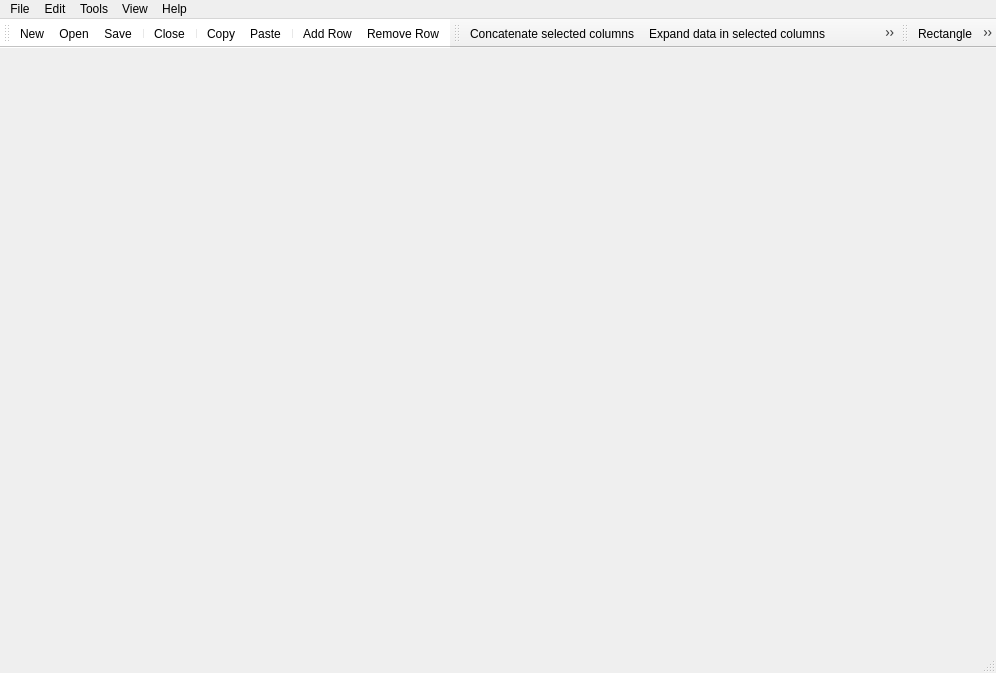
<ui version="4.0" >
 <class>PLabelClass</class>
 <widget class="QMainWindow" name="PLabelClass" >
  <property name="geometry" >
   <rect>
    <x>0</x>
    <y>0</y>
    <width>996</width>
    <height>673</height>
   </rect>
  </property>
  <property name="contextMenuPolicy" >
   <enum>Qt::CustomContextMenu</enum>
  </property>
  <property name="windowTitle" >
   <string>Label</string>
  </property>
  <property name="windowIcon" >
   <iconset resource="plabel.qrc" >:/PLabel/Resources/1254830113_label_64.png</iconset>
  </property>
  <property name="iconSize" >
   <size>
    <width>20</width>
    <height>20</height>
   </size>
  </property>
  <property name="dockNestingEnabled" >
   <bool>true</bool>
  </property>
  <widget class="QWidget" name="centralWidget" />
  <widget class="QMenuBar" name="menuBar" >
   <property name="geometry" >
    <rect>
     <x>0</x>
     <y>0</y>
     <width>996</width>
     <height>23</height>
    </rect>
   </property>
   <widget class="QMenu" name="menuView" >
    <property name="title" >
     <string>View</string>
    </property>
    <addaction name="actionNavigate" />
    <addaction name="separator" />
    <addaction name="actionZoom_In" />
    <addaction name="actionZoom_Out" />
    <addaction name="actionSendToBack" />
    <addaction name="actionBringToFront" />
   </widget>
   <widget class="QMenu" name="menuHelp_2" >
    <property name="title" >
     <string>Help</string>
    </property>
    <addaction name="actionHelp_2" />
    <addaction name="separator" />
    <addaction name="actionAbout_2" />
   </widget>
   <widget class="QMenu" name="menuFile" >
    <property name="title" >
     <string>File</string>
    </property>
    <addaction name="actionNew_2" />
    <addaction name="actionOpen" />
    <addaction name="actionClose" />
    <addaction name="separator" />
    <addaction name="actionSave" />
    <addaction name="actionSave_As" />
    <addaction name="separator" />
    <addaction name="actionPage_Settings" />
    <addaction name="separator" />
    <addaction name="actionExit" />
   </widget>
   <widget class="QMenu" name="menuEdit" >
    <property name="title" >
     <string>Edit</string>
    </property>
    <addaction name="actionUndo" />
    <addaction name="separator" />
    <addaction name="actionCopy" />
    <addaction name="actionPaste" />
    <addaction name="actionCut" />
    <addaction name="separator" />
    <addaction name="actionFont" />
    <addaction name="actionDel" />
    <addaction name="separator" />
    <addaction name="separator" />
    <addaction name="actionFind" />
    <addaction name="actionFind_Next" />
    <addaction name="actionFind_Previous" />
   </widget>
   <widget class="QMenu" name="menuTools" >
    <property name="title" >
     <string>Tools</string>
    </property>
    <addaction name="actionAdd_Column" />
    <addaction name="actionRemove_Columns" />
    <addaction name="actionConcatenate" />
    <addaction name="actionExpand" />
    <addaction name="separator" />
    <addaction name="actionAdd_Records" />
    <addaction name="actionRemove_Records" />
    <addaction name="actionConcatenate_Rows" />
    <addaction name="actionExpand_in_Rows" />
    <addaction name="separator" />
    <addaction name="actionRemove_Empty_Rows" />
    <addaction name="separator" />
    <addaction name="actionAdd_GraphicsItem" />
    <addaction name="actionDelete" />
    <addaction name="actionExportImage" />
   </widget>
   <addaction name="menuFile" />
   <addaction name="menuEdit" />
   <addaction name="menuTools" />
   <addaction name="menuView" />
   <addaction name="menuHelp_2" />
  </widget>
  <widget class="QToolBar" name="mainToolBar" >
   <property name="palette" >
    <palette>
     <active>
      <colorrole role="WindowText" >
       <brush brushstyle="SolidPattern" >
        <color alpha="255" >
         <red>0</red>
         <green>0</green>
         <blue>0</blue>
        </color>
       </brush>
      </colorrole>
      <colorrole role="Button" >
       <brush brushstyle="SolidPattern" >
        <color alpha="255" >
         <red>255</red>
         <green>255</green>
         <blue>255</blue>
        </color>
       </brush>
      </colorrole>
      <colorrole role="Light" >
       <brush brushstyle="SolidPattern" >
        <color alpha="255" >
         <red>255</red>
         <green>255</green>
         <blue>255</blue>
        </color>
       </brush>
      </colorrole>
      <colorrole role="Midlight" >
       <brush brushstyle="SolidPattern" >
        <color alpha="255" >
         <red>255</red>
         <green>255</green>
         <blue>255</blue>
        </color>
       </brush>
      </colorrole>
      <colorrole role="Dark" >
       <brush brushstyle="SolidPattern" >
        <color alpha="255" >
         <red>127</red>
         <green>127</green>
         <blue>127</blue>
        </color>
       </brush>
      </colorrole>
      <colorrole role="Mid" >
       <brush brushstyle="SolidPattern" >
        <color alpha="255" >
         <red>170</red>
         <green>170</green>
         <blue>170</blue>
        </color>
       </brush>
      </colorrole>
      <colorrole role="Text" >
       <brush brushstyle="SolidPattern" >
        <color alpha="255" >
         <red>0</red>
         <green>0</green>
         <blue>0</blue>
        </color>
       </brush>
      </colorrole>
      <colorrole role="BrightText" >
       <brush brushstyle="SolidPattern" >
        <color alpha="255" >
         <red>255</red>
         <green>255</green>
         <blue>255</blue>
        </color>
       </brush>
      </colorrole>
      <colorrole role="ButtonText" >
       <brush brushstyle="SolidPattern" >
        <color alpha="255" >
         <red>0</red>
         <green>0</green>
         <blue>0</blue>
        </color>
       </brush>
      </colorrole>
      <colorrole role="Base" >
       <brush brushstyle="SolidPattern" >
        <color alpha="255" >
         <red>255</red>
         <green>255</green>
         <blue>255</blue>
        </color>
       </brush>
      </colorrole>
      <colorrole role="Window" >
       <brush brushstyle="SolidPattern" >
        <color alpha="255" >
         <red>255</red>
         <green>255</green>
         <blue>255</blue>
        </color>
       </brush>
      </colorrole>
      <colorrole role="Shadow" >
       <brush brushstyle="SolidPattern" >
        <color alpha="255" >
         <red>0</red>
         <green>0</green>
         <blue>0</blue>
        </color>
       </brush>
      </colorrole>
      <colorrole role="AlternateBase" >
       <brush brushstyle="SolidPattern" >
        <color alpha="255" >
         <red>255</red>
         <green>255</green>
         <blue>255</blue>
        </color>
       </brush>
      </colorrole>
     </active>
     <inactive>
      <colorrole role="WindowText" >
       <brush brushstyle="SolidPattern" >
        <color alpha="255" >
         <red>0</red>
         <green>0</green>
         <blue>0</blue>
        </color>
       </brush>
      </colorrole>
      <colorrole role="Button" >
       <brush brushstyle="SolidPattern" >
        <color alpha="255" >
         <red>255</red>
         <green>255</green>
         <blue>255</blue>
        </color>
       </brush>
      </colorrole>
      <colorrole role="Light" >
       <brush brushstyle="SolidPattern" >
        <color alpha="255" >
         <red>255</red>
         <green>255</green>
         <blue>255</blue>
        </color>
       </brush>
      </colorrole>
      <colorrole role="Midlight" >
       <brush brushstyle="SolidPattern" >
        <color alpha="255" >
         <red>255</red>
         <green>255</green>
         <blue>255</blue>
        </color>
       </brush>
      </colorrole>
      <colorrole role="Dark" >
       <brush brushstyle="SolidPattern" >
        <color alpha="255" >
         <red>127</red>
         <green>127</green>
         <blue>127</blue>
        </color>
       </brush>
      </colorrole>
      <colorrole role="Mid" >
       <brush brushstyle="SolidPattern" >
        <color alpha="255" >
         <red>170</red>
         <green>170</green>
         <blue>170</blue>
        </color>
       </brush>
      </colorrole>
      <colorrole role="Text" >
       <brush brushstyle="SolidPattern" >
        <color alpha="255" >
         <red>0</red>
         <green>0</green>
         <blue>0</blue>
        </color>
       </brush>
      </colorrole>
      <colorrole role="BrightText" >
       <brush brushstyle="SolidPattern" >
        <color alpha="255" >
         <red>255</red>
         <green>255</green>
         <blue>255</blue>
        </color>
       </brush>
      </colorrole>
      <colorrole role="ButtonText" >
       <brush brushstyle="SolidPattern" >
        <color alpha="255" >
         <red>0</red>
         <green>0</green>
         <blue>0</blue>
        </color>
       </brush>
      </colorrole>
      <colorrole role="Base" >
       <brush brushstyle="SolidPattern" >
        <color alpha="255" >
         <red>255</red>
         <green>255</green>
         <blue>255</blue>
        </color>
       </brush>
      </colorrole>
      <colorrole role="Window" >
       <brush brushstyle="SolidPattern" >
        <color alpha="255" >
         <red>255</red>
         <green>255</green>
         <blue>255</blue>
        </color>
       </brush>
      </colorrole>
      <colorrole role="Shadow" >
       <brush brushstyle="SolidPattern" >
        <color alpha="255" >
         <red>0</red>
         <green>0</green>
         <blue>0</blue>
        </color>
       </brush>
      </colorrole>
      <colorrole role="AlternateBase" >
       <brush brushstyle="SolidPattern" >
        <color alpha="255" >
         <red>255</red>
         <green>255</green>
         <blue>255</blue>
        </color>
       </brush>
      </colorrole>
     </inactive>
     <disabled>
      <colorrole role="WindowText" >
       <brush brushstyle="SolidPattern" >
        <color alpha="255" >
         <red>127</red>
         <green>127</green>
         <blue>127</blue>
        </color>
       </brush>
      </colorrole>
      <colorrole role="Button" >
       <brush brushstyle="SolidPattern" >
        <color alpha="255" >
         <red>255</red>
         <green>255</green>
         <blue>255</blue>
        </color>
       </brush>
      </colorrole>
      <colorrole role="Light" >
       <brush brushstyle="SolidPattern" >
        <color alpha="255" >
         <red>255</red>
         <green>255</green>
         <blue>255</blue>
        </color>
       </brush>
      </colorrole>
      <colorrole role="Midlight" >
       <brush brushstyle="SolidPattern" >
        <color alpha="255" >
         <red>255</red>
         <green>255</green>
         <blue>255</blue>
        </color>
       </brush>
      </colorrole>
      <colorrole role="Dark" >
       <brush brushstyle="SolidPattern" >
        <color alpha="255" >
         <red>127</red>
         <green>127</green>
         <blue>127</blue>
        </color>
       </brush>
      </colorrole>
      <colorrole role="Mid" >
       <brush brushstyle="SolidPattern" >
        <color alpha="255" >
         <red>170</red>
         <green>170</green>
         <blue>170</blue>
        </color>
       </brush>
      </colorrole>
      <colorrole role="Text" >
       <brush brushstyle="SolidPattern" >
        <color alpha="255" >
         <red>127</red>
         <green>127</green>
         <blue>127</blue>
        </color>
       </brush>
      </colorrole>
      <colorrole role="BrightText" >
       <brush brushstyle="SolidPattern" >
        <color alpha="255" >
         <red>255</red>
         <green>255</green>
         <blue>255</blue>
        </color>
       </brush>
      </colorrole>
      <colorrole role="ButtonText" >
       <brush brushstyle="SolidPattern" >
        <color alpha="255" >
         <red>127</red>
         <green>127</green>
         <blue>127</blue>
        </color>
       </brush>
      </colorrole>
      <colorrole role="Base" >
       <brush brushstyle="SolidPattern" >
        <color alpha="255" >
         <red>255</red>
         <green>255</green>
         <blue>255</blue>
        </color>
       </brush>
      </colorrole>
      <colorrole role="Window" >
       <brush brushstyle="SolidPattern" >
        <color alpha="255" >
         <red>255</red>
         <green>255</green>
         <blue>255</blue>
        </color>
       </brush>
      </colorrole>
      <colorrole role="Shadow" >
       <brush brushstyle="SolidPattern" >
        <color alpha="255" >
         <red>0</red>
         <green>0</green>
         <blue>0</blue>
        </color>
       </brush>
      </colorrole>
      <colorrole role="AlternateBase" >
       <brush brushstyle="SolidPattern" >
        <color alpha="255" >
         <red>255</red>
         <green>255</green>
         <blue>255</blue>
        </color>
       </brush>
      </colorrole>
     </disabled>
    </palette>
   </property>
   <property name="orientation" >
    <enum>Qt::Horizontal</enum>
   </property>
   <property name="toolButtonStyle" >
    <enum>Qt::ToolButtonTextBesideIcon</enum>
   </property>
   <attribute name="toolBarArea" >
    <number>4</number>
   </attribute>
   <addaction name="actionNew_2" />
   <addaction name="actionOpen" />
   <addaction name="actionSave" />
   <addaction name="separator" />
   <addaction name="actionClose" />
   <addaction name="separator" />
   <addaction name="actionCopy" />
   <addaction name="actionPaste" />
   <addaction name="separator" />
   <addaction name="actionAdd_Records" />
   <addaction name="actionRemove_Records" />
  </widget>
  <widget class="QStatusBar" name="statusBar" />
  <widget class="QToolBar" name="toolBar" >
   <property name="orientation" >
    <enum>Qt::Horizontal</enum>
   </property>
   <property name="toolButtonStyle" >
    <enum>Qt::ToolButtonIconOnly</enum>
   </property>
   <attribute name="toolBarArea" >
    <number>4</number>
   </attribute>
   <addaction name="actionConcatenate" />
   <addaction name="actionExpand" />
   <addaction name="actionConcatenate_Rows" />
   <addaction name="actionExpand_in_Rows" />
   <addaction name="separator" />
  </widget>
  <widget class="QToolBar" name="toolBar_2" >
   <property name="minimumSize" >
    <size>
     <width>85</width>
     <height>48</height>
    </size>
   </property>
   <property name="allowedAreas" >
    <enum>Qt::AllToolBarAreas</enum>
   </property>
   <property name="orientation" >
    <enum>Qt::Horizontal</enum>
   </property>
   <property name="toolButtonStyle" >
    <enum>Qt::ToolButtonTextUnderIcon</enum>
   </property>
   <attribute name="toolBarArea" >
    <number>4</number>
   </attribute>
   <addaction name="actionaaa" />
   <addaction name="actioncolor" />
   <addaction name="actionBackGroundColor" />
   <addaction name="actionAdd_GraphicsItem" />
   <addaction name="actionDelete" />
   <addaction name="separator" />
   <addaction name="actionScaled1" />
   <addaction name="actionScaled" />
   <addaction name="separator" />
   <addaction name="actionAutoPos" />
   <addaction name="actionTopAligment" />
   <addaction name="separator" />
   <addaction name="actionShowBorder" />
   <addaction name="actionZoom_In" />
   <addaction name="actionZoom_Out" />
   <addaction name="actionSendToBack" />
   <addaction name="actionBringToFront" />
  </widget>
  <action name="actionNew" >
   <property name="icon" >
    <iconset resource="plabel.qrc" >:/PLabel/Resources/isimple_system_lnx-Icons-32X32-file_new_png-32x32.png</iconset>
   </property>
   <property name="text" >
    <string>New</string>
   </property>
  </action>
  <action name="actionNew_2" >
   <property name="icon" >
    <iconset resource="plabel.qrc" >:/PLabel/Resources/isimple_system_lnx-Icons-32X32-file_new_png-32x32.png</iconset>
   </property>
   <property name="text" >
    <string>New</string>
   </property>
   <property name="shortcut" >
    <string>Ctrl+N</string>
   </property>
  </action>
  <action name="actionOpen" >
   <property name="icon" >
    <iconset resource="plabel.qrc" >:/PLabel/Resources/Pastel_Icons-folder_open_ico-32x32.png</iconset>
   </property>
   <property name="text" >
    <string>Open </string>
   </property>
   <property name="shortcut" >
    <string>Ctrl+O</string>
   </property>
  </action>
  <action name="actionSave" >
   <property name="icon" >
    <iconset resource="plabel.qrc" >:/PLabel/Resources/isimple_system_lnx-Icons-32X32-save_as_png-32x32.png</iconset>
   </property>
   <property name="text" >
    <string>Save</string>
   </property>
   <property name="shortcut" >
    <string>Ctrl+S</string>
   </property>
  </action>
  <action name="actionClose" >
   <property name="icon" >
    <iconset resource="plabel.qrc" >:/PLabel/Resources/close-32x32.png</iconset>
   </property>
   <property name="text" >
    <string>Close</string>
   </property>
  </action>
  <action name="actionExit" >
   <property name="text" >
    <string>Exit</string>
   </property>
  </action>
  <action name="actionNavigate" >
   <property name="text" >
    <string>Navigate</string>
   </property>
  </action>
  <action name="actionSave_As" >
   <property name="text" >
    <string>Save As...</string>
   </property>
  </action>
  <action name="actionFont" >
   <property name="text" >
    <string>Font</string>
   </property>
   <property name="shortcut" >
    <string>Alt+F</string>
   </property>
  </action>
  <action name="actionCopy" >
   <property name="icon" >
    <iconset resource="plabel.qrc" >:/PLabel/Resources/isimple_system_lnx-Icons-32X32-copy_png-32x32.png</iconset>
   </property>
   <property name="text" >
    <string>Copy</string>
   </property>
   <property name="shortcut" >
    <string>Ctrl+C</string>
   </property>
  </action>
  <action name="actionPaste" >
   <property name="icon" >
    <iconset resource="plabel.qrc" >:/PLabel/Resources/isimple_system_lnx-Icons-32X32-paste_png-32x32.png</iconset>
   </property>
   <property name="text" >
    <string>Paste</string>
   </property>
   <property name="shortcut" >
    <string>Ctrl+V</string>
   </property>
  </action>
  <action name="actionDel" >
   <property name="text" >
    <string>Del</string>
   </property>
   <property name="shortcut" >
    <string>Del</string>
   </property>
  </action>
  <action name="action" >
   <property name="text" >
    <string>-</string>
   </property>
  </action>
  <action name="actionAdd_Records" >
   <property name="icon" >
    <iconset resource="plabel.qrc" >:/PLabel/Resources/add-file-32x32.png</iconset>
   </property>
   <property name="text" >
    <string>Add Row</string>
   </property>
   <property name="shortcut" >
    <string>+</string>
   </property>
  </action>
  <action name="actionRemove_Records" >
   <property name="icon" >
    <iconset resource="plabel.qrc" >:/PLabel/Resources/delete-file-32x32.png</iconset>
   </property>
   <property name="text" >
    <string>Remove Row</string>
   </property>
   <property name="shortcut" >
    <string>-</string>
   </property>
  </action>
  <action name="actionPrint_Preview" >
   <property name="text" >
    <string>Print Preview</string>
   </property>
  </action>
  <action name="actionPrint" >
   <property name="text" >
    <string>Print</string>
   </property>
   <property name="shortcut" >
    <string>Ctrl+P</string>
   </property>
  </action>
  <action name="actionHelp" >
   <property name="text" >
    <string>Help</string>
   </property>
   <property name="shortcut" >
    <string>F1</string>
   </property>
  </action>
  <action name="actionAbout" >
   <property name="text" >
    <string>About</string>
   </property>
  </action>
  <action name="actionLabel_Settings" >
   <property name="text" >
    <string>Label Settings</string>
   </property>
  </action>
  <action name="actionAbout_2" >
   <property name="text" >
    <string>About</string>
   </property>
  </action>
  <action name="actionFind" >
   <property name="text" >
    <string>Find</string>
   </property>
   <property name="shortcut" >
    <string>Ctrl+F</string>
   </property>
  </action>
  <action name="actionCut" >
   <property name="text" >
    <string>Cut</string>
   </property>
   <property name="shortcut" >
    <string>Ctrl+X</string>
   </property>
  </action>
  <action name="actionPage_Settings" >
   <property name="text" >
    <string>Page Settings</string>
   </property>
  </action>
  <action name="actionFind_Next" >
   <property name="text" >
    <string>Find Next</string>
   </property>
   <property name="shortcut" >
    <string>F3</string>
   </property>
  </action>
  <action name="actionFind_Previous" >
   <property name="text" >
    <string>Find Previous</string>
   </property>
   <property name="shortcut" >
    <string>Alt+F3</string>
   </property>
  </action>
  <action name="actionFontBold" >
   <property name="icon" >
    <iconset resource="plabel.qrc" >:/PLabel/Resources/image5.png</iconset>
   </property>
   <property name="text" >
    <string>Bold</string>
   </property>
  </action>
  <action name="actionItalic" >
   <property name="icon" >
    <iconset resource="plabel.qrc" >:/PLabel/Resources/imageItalic.PNG</iconset>
   </property>
   <property name="text" >
    <string>Italic</string>
   </property>
  </action>
  <action name="actionUnderline" >
   <property name="icon" >
    <iconset resource="plabel.qrc" >:/PLabel/Resources/imageunderlined.PNG</iconset>
   </property>
   <property name="text" >
    <string>Underline</string>
   </property>
  </action>
  <action name="actionAdd_Column" >
   <property name="text" >
    <string>Add Column</string>
   </property>
   <property name="shortcut" >
    <string>Ctrl++</string>
   </property>
  </action>
  <action name="actionRemove_Columns" >
   <property name="text" >
    <string>Remove Columns</string>
   </property>
  </action>
  <action name="actionConcatenate" >
   <property name="icon" >
    <iconset resource="plabel.qrc" >:/PLabel/Resources/arrow-left-icon.png</iconset>
   </property>
   <property name="text" >
    <string>Concatenate selected columns</string>
   </property>
  </action>
  <action name="actionExpand" >
   <property name="icon" >
    <iconset resource="plabel.qrc" >:/PLabel/Resources/arrow-right-icon.png</iconset>
   </property>
   <property name="text" >
    <string>Expand data in selected columns</string>
   </property>
  </action>
  <action name="actionUndo" >
   <property name="text" >
    <string>Undo</string>
   </property>
   <property name="shortcut" >
    <string>Ctrl+Z</string>
   </property>
  </action>
  <action name="actionRemove_Empty_Rows" >
   <property name="text" >
    <string>Remove Empty Rows </string>
   </property>
  </action>
  <action name="actionConcatenate_Rows" >
   <property name="icon" >
    <iconset resource="plabel.qrc" >:/PLabel/Resources/arrow-up-icon.png</iconset>
   </property>
   <property name="text" >
    <string>Concatenate selected rows</string>
   </property>
  </action>
  <action name="actionExpand_in_Rows" >
   <property name="icon" >
    <iconset resource="plabel.qrc" >:/PLabel/Resources/arrow-down-icon.png</iconset>
   </property>
   <property name="text" >
    <string>Expand data in selected rows</string>
   </property>
  </action>
  <action name="actionZoom_In" >
   <property name="icon" >
    <iconset resource="plabel.qrc" >:/PLabel/Resources/zoom-in-icon.png</iconset>
   </property>
   <property name="text" >
    <string>Zoom In</string>
   </property>
   <property name="shortcut" >
    <string>+</string>
   </property>
  </action>
  <action name="actionZoom_Out" >
   <property name="icon" >
    <iconset resource="plabel.qrc" >:/PLabel/Resources/zoom-out-icon.png</iconset>
   </property>
   <property name="text" >
    <string>Zoom Out</string>
   </property>
   <property name="shortcut" >
    <string>-</string>
   </property>
  </action>
  <action name="actionAdd_GraphicsItem" >
   <property name="icon" >
    <iconset resource="plabel.qrc" >:/PLabel/Resources/image-add-icon.png</iconset>
   </property>
   <property name="text" >
    <string>Add Image</string>
   </property>
   <property name="shortcut" >
    <string>Ins</string>
   </property>
  </action>
  <action name="actionDelete" >
   <property name="icon" >
    <iconset resource="plabel.qrc" >:/PLabel/Resources/image-remove-icon.png</iconset>
   </property>
   <property name="text" >
    <string>Delete Image</string>
   </property>
   <property name="shortcut" >
    <string>Del</string>
   </property>
  </action>
  <action name="actionSend" >
   <property name="text" >
    <string>SendToBack</string>
   </property>
  </action>
  <action name="actionSendToBack" >
   <property name="icon" >
    <iconset resource="plabel.qrc" >:/PLabel/Resources/sendtoback.png</iconset>
   </property>
   <property name="text" >
    <string>SendToBack</string>
   </property>
  </action>
  <action name="actionBringToFront" >
   <property name="icon" >
    <iconset resource="plabel.qrc" >:/PLabel/Resources/bringtofront.png</iconset>
   </property>
   <property name="text" >
    <string>BringToFront</string>
   </property>
  </action>
  <action name="actionScaled" >
   <property name="icon" >
    <iconset resource="plabel.qrc" >:/PLabel/Resources/image7.png</iconset>
   </property>
   <property name="text" >
    <string>Rotate Left to Right</string>
   </property>
  </action>
  <action name="actionScaled1" >
   <property name="icon" >
    <iconset resource="plabel.qrc" >:/PLabel/Resources/image6.png</iconset>
   </property>
   <property name="text" >
    <string>Rotate Right to Left</string>
   </property>
  </action>
  <action name="actioncolor" >
   <property name="icon" >
    <iconset resource="plabel.qrc" >:/PLabel/Resources/fs-view-icon.png</iconset>
   </property>
   <property name="text" >
    <string>Color</string>
   </property>
  </action>
  <action name="actionExportImage" >
   <property name="text" >
    <string>Export Image</string>
   </property>
  </action>
  <action name="actionAutoPos" >
   <property name="icon" >
    <iconset resource="plabel.qrc" >:/PLabel/Resources/LeftAlign.png</iconset>
   </property>
   <property name="text" >
    <string>LeftAlignment</string>
   </property>
  </action>
  <action name="actionTopAligment" >
   <property name="icon" >
    <iconset resource="plabel.qrc" >:/PLabel/Resources/TopAlign.png</iconset>
   </property>
   <property name="text" >
    <string>TopAligment</string>
   </property>
  </action>
  <action name="actionBackGroundColor" >
   <property name="icon" >
    <iconset resource="plabel.qrc" >:/PLabel/Resources/background-icon.png</iconset>
   </property>
   <property name="text" >
    <string>BackGroundColor</string>
   </property>
  </action>
  <action name="actionShowBorder" >
   <property name="checkable" >
    <bool>true</bool>
   </property>
   <property name="icon" >
    <iconset resource="plabel.qrc" >:/PLabel/Resources/grid1.png</iconset>
   </property>
   <property name="text" >
    <string>Show/Hide Border</string>
   </property>
  </action>
  <action name="actionHelp_2" >
   <property name="text" >
    <string>Help</string>
   </property>
   <property name="shortcut" >
    <string>F1</string>
   </property>
  </action>
  <action name="actionAddShapeItem" >
   <property name="text" >
    <string>AddShapeItem</string>
   </property>
  </action>
  <action name="actionaaa" >
   <property name="icon" >
    <iconset resource="plabel.qrc" >:/PLabel/Resources/shapeRectangle_icon.png</iconset>
   </property>
   <property name="text" >
    <string>Rectangle</string>
   </property>
  </action>
 </widget>
 <layoutdefault spacing="6" margin="11" />
 <resources>
  <include location="plabel.qrc" />
 </resources>
 <connections/>
</ui>
